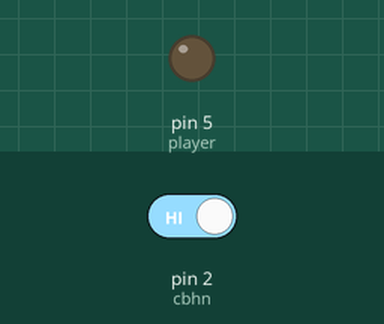
The sketch below on a simulated Arduino Uno, built with avr-gcc and run on an emulated ATmega328P. Parts: output pins drawn as LEDs (lit = HIGH). The inputs (shaded band) are chosen by the test bench; at power-on: pin 2 (cbhn) HIGH. What the sketch prints to the serial monitor is not drawn.

Above: at 1.2 s.
1.3 s: pin 2 (cbhn) driven LOW
At 2.4 s:
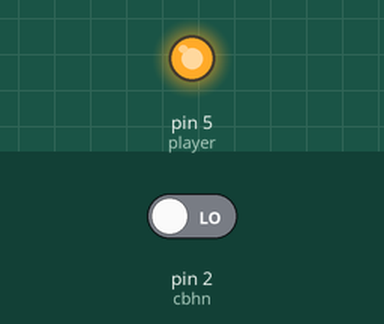
2.8 s: pin 2 (cbhn) driven HIGH
At 3.5 s:
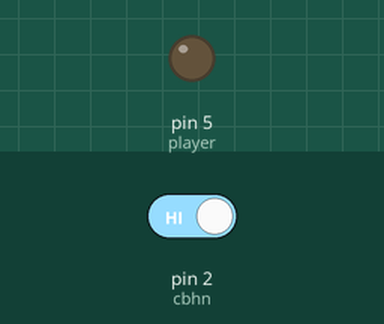
Timing chart, 0 to 5.8 s (numbered marks = the images above; inputs shaded):
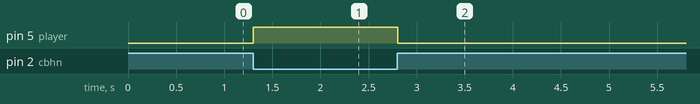

The sketch:

loa___c_m_bi_n_h_ng_ngo_i.ino
```cpp
const int cbhn =2;
const int player=5;
void setup() {
  pinMode(cbhn,INPUT);
  pinMode(player,OUTPUT);
  Serial.begin(9600);
}

void loop() {
  int gtcbhn=digitalRead(cbhn);
  Serial.print(gtcbhn);
  if(gtcbhn==0){
      digitalWrite(player, HIGH);
  }else {
    digitalWrite(player, LOW);
  }

}
```

Measured:
- after the input at 1.3 s, pin 5 (player): LOW → HIGH at once
- after the input at 2.8 s, pin 5 (player): HIGH → LOW at once
